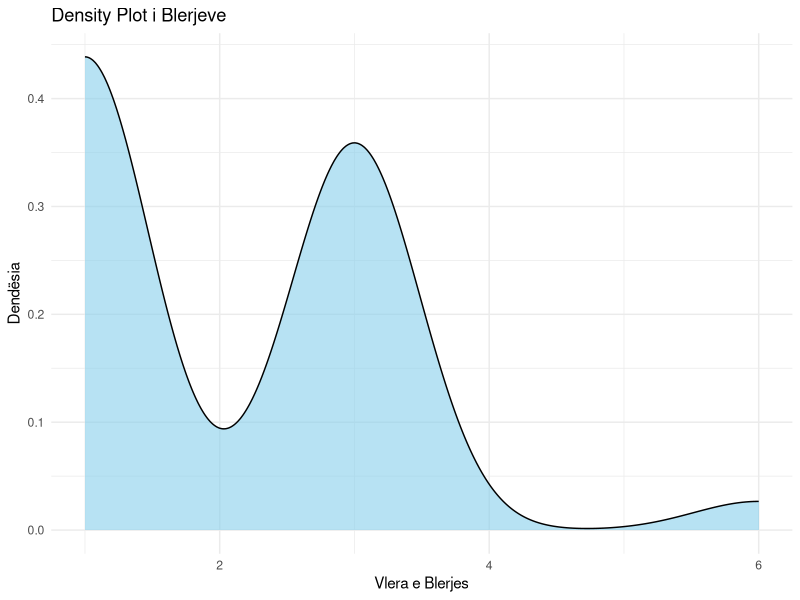
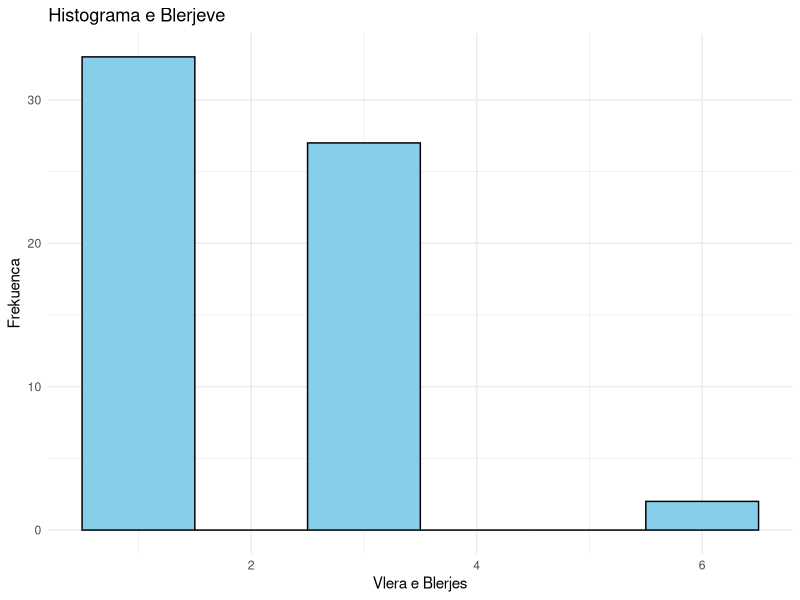
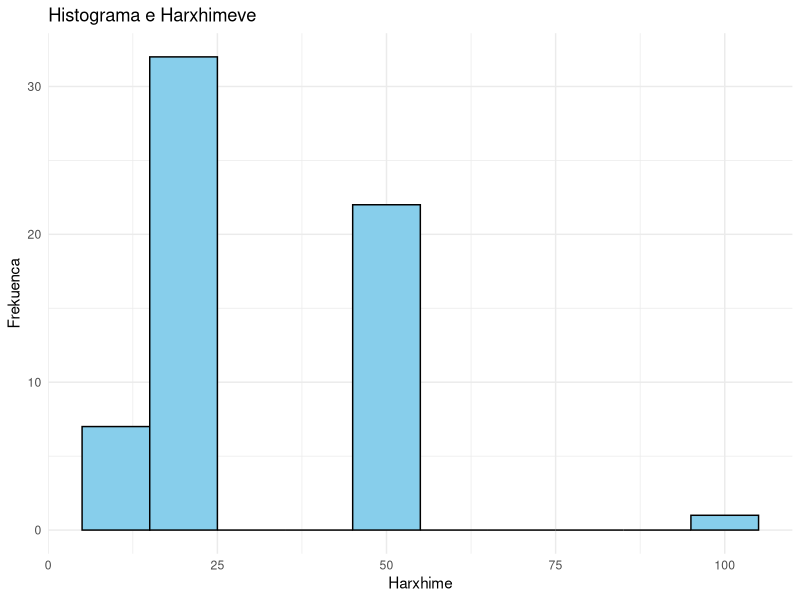
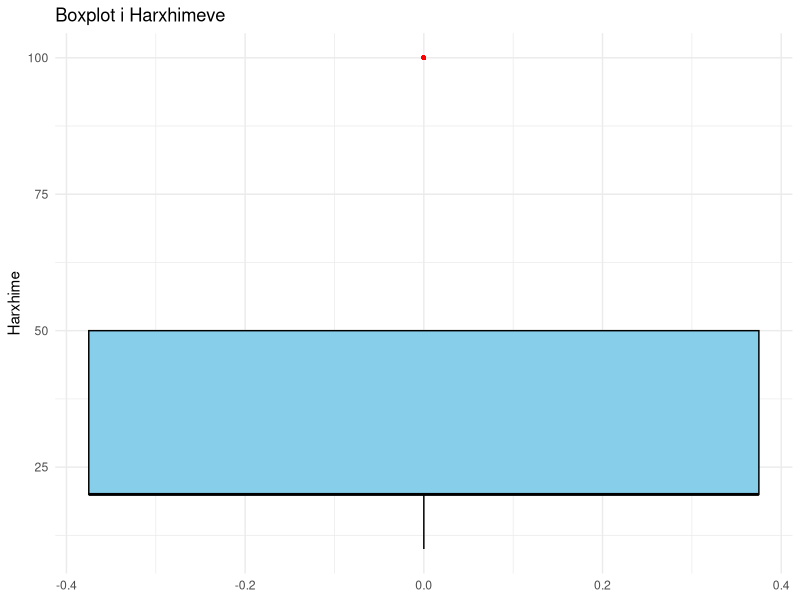
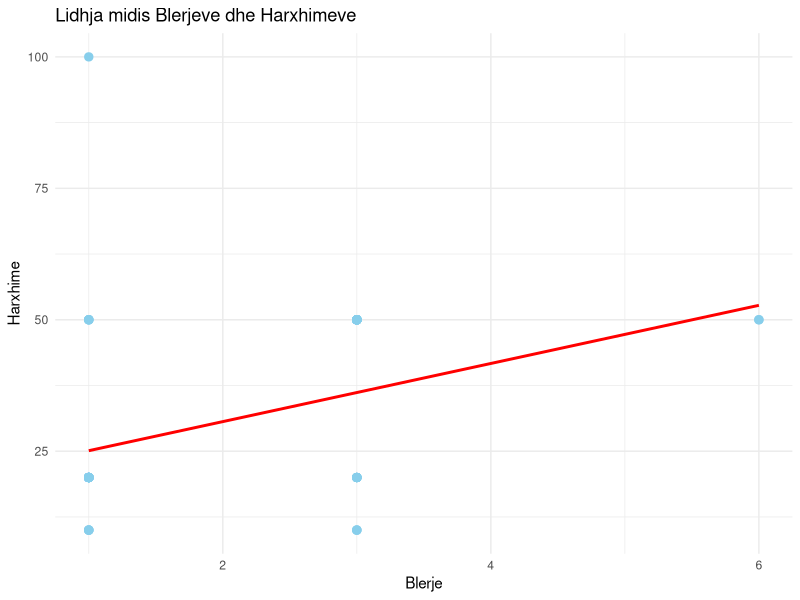
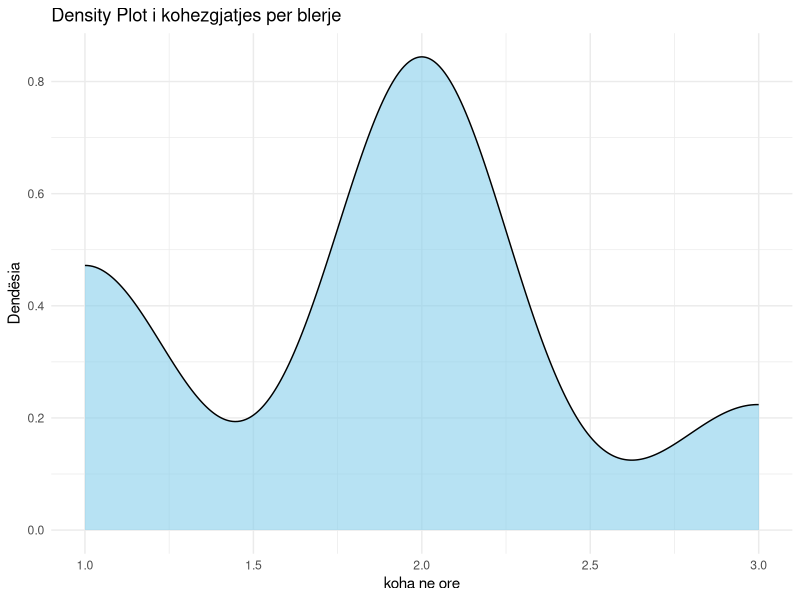
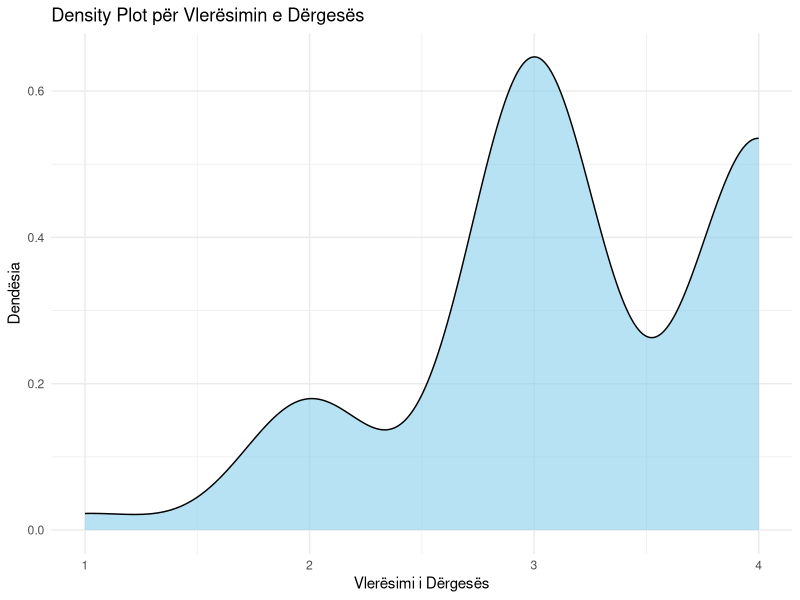
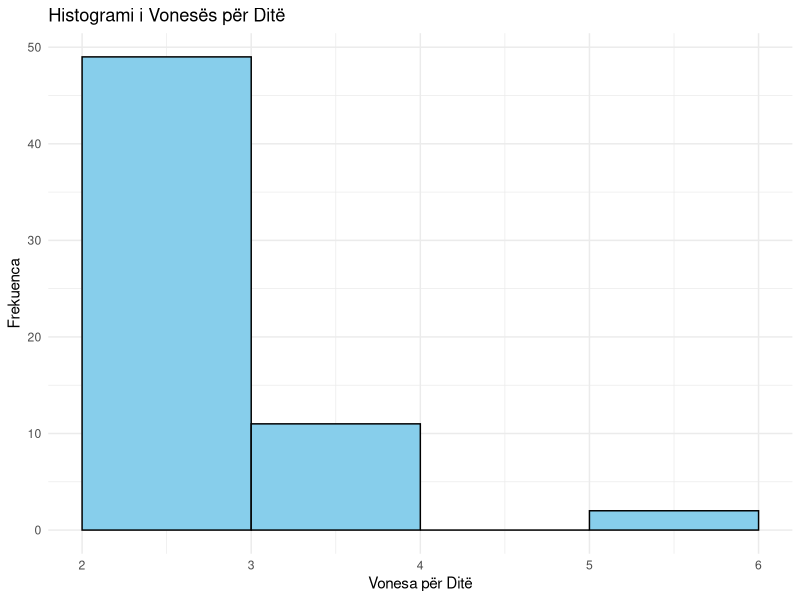

Reproduce these figures in R, in order.
## ---- chunk 1
library(tidyverse)
library(readr)
library(ggplot2)
library(dplyr)

## ---- chunk 2
BlerjetProjekt <- read.csv("BlerjetProjekt.csv")
## ---- chunk 3

blerje=BlerjetProjekt$blerje
blerje
## ---- chunk 4
summary(blerje)
## ---- chunk 5


# Krijimi i Density Plot për 'blerje'
ggplot(BlerjetProjekt, aes(x = blerje)) +
  geom_density(fill = "skyblue", color = "black", alpha = 0.6) +
  theme_minimal() +
  labs(title = "Density Plot i Blerjeve", x = "Vlera e Blerjes", y = "Dendësia")
## ---- chunk 6
ggplot(BlerjetProjekt, aes(x = blerje)) +
  geom_histogram(binwidth = 1, fill = "skyblue", color = "black") +
  theme_minimal() +
  labs(title = "Histograma e Blerjeve", x = "Vlera e Blerjes", y = "Frekuenca")
## ---- chunk 7
vlera=BlerjetProjekt$harxhime
vlera
## ---- chunk 8
summary(vlera)
## ---- chunk 9
ggplot(BlerjetProjekt, aes(x = harxhime)) +
  geom_histogram(binwidth = 10, fill = "skyblue", color = "black") +
  theme_minimal() +
  labs(title = "Histograma e Harxhimeve", x = "Harxhime", y = "Frekuenca")

vlera <- ggplot(BlerjetProjekt, aes(y = harxhime)) +
  geom_boxplot(fill = "skyblue", color = "black", outlier.shape = 16, outlier.colour = "red") + 
  labs(title = "Boxplot i Harxhimeve", y = "Harxhime") +
  theme_minimal() +
  theme(axis.title.x = element_blank()) 

print(vlera)
## ---- chunk 10
grafiku1 = ggplot(BlerjetProjekt, aes(x = blerje, y = harxhime)) +
  geom_point(color = "skyblue", size = 2.5) +  
  geom_smooth(method = "lm", se = FALSE, color = "red", linewidth = 1) + 
  labs(title = "Lidhja midis Blerjeve dhe Harxhimeve",
       x = "Blerje", y = "Harxhime") +
  theme_minimal()

grafiku1

## ---- chunk 11
kohe=BlerjetProjekt$kohe
kohe
## ---- chunk 12
summary(kohe)
## ---- chunk 13
ggplot(BlerjetProjekt, aes(x = kohe)) +
  geom_density(fill = "skyblue", color = "black", alpha = 0.6) +
  theme_minimal() +
  labs(title = "Density Plot i kohezgjatjes per blerje", x = "koha ne ore", y = "Dendësia")
## ---- chunk 14
vleresimi=BlerjetProjekt$vleresimiDergeses
vleresimi
## ---- chunk 15
summary(vleresimi)
## ---- chunk 16


library(ggplot2)

# Krijimi i Density Plot për 'vleresimiDergeses'
grafiku_vleresimi = ggplot(BlerjetProjekt, aes(x = vleresimiDergeses)) +
  geom_density(fill = "skyblue", color = "black", alpha = 0.6) +
  labs(
    title = "Density Plot për Vlerësimin e Dërgesës",
    x = "Vlerësimi i Dërgesës",
    y = "Dendësia"
  ) +
  theme_minimal()

grafiku_vleresimi

## ---- chunk 17

vonesa = BlerjetProjekt[["vonesa.dite"]]
vonesa
## ---- chunk 18
summary(vonesa)
## ---- chunk 19

# Krijimi i histogramës për variablën 'vonesa/dite'
ggplot(BlerjetProjekt, aes(x = `vonesa.dite`)) +
  geom_histogram(binwidth = 1, fill = "skyblue", color = "black", boundary = 0) +
  theme_minimal() +
  labs(
    title = "Histogrami i Vonesës për Ditë",
    x = "Vonesa për Ditë",
    y = "Frekuenca"
  )

## ---- chunk 20


# Grafik me pika për lidhjen mes 'vleresimiDergeses' dhe 'vonesa/dite'
ggplot(BlerjetProjekt, aes(x = `vleresimiDergeses`, y = `vonesa.dite`)) +
  geom_point(color = "blue", size = 3, alpha = 0.6) +
  geom_smooth(method = "lm", se = FALSE, color = "red") +
  theme_minimal() +
  labs(
    title = "Lidhja midis Vlerësimit të Dërgesës dhe Vonesës për Ditë",
    x = "Vlerësimi i Dërgesës",
    y = "Vonesa për Ditë"
  )
## ---- chunk 21
probleme=BlerjetProjekt$Problemet
probleme
## ---- chunk 22
table(probleme)
## ---- chunk 23
library(ggplot2)
library(dplyr)

# Llogaritja e frekuencave dhe përqindjeve për Problemet
problemet_data <- BlerjetProjekt %>%
  group_by(Problemet) %>%
  summarise(Nr = n()) %>%
  mutate(Perqindje = round(Nr / sum(Nr) * 100, 1),
         Label = paste0(Perqindje, "%"))  # Vetëm përqindjet

# Krijimi i Pie Chart për Problemet me përqindje jashtë
ggplot(problemet_data, aes(x = "", y = Nr, fill = factor(Problemet))) +
  geom_bar(width = 1, stat = "identity") +
  coord_polar(theta = "y") +
  theme_void() +
  geom_text(aes(label = Label), 
            position = position_stack(vjust = 0.5),
            color = "black", 
            size = 4, 
            hjust = -0.3) +  # Vendosja e përqindjeve jashtë
  labs(
    title = "Përqindjet e Problemeve",
    fill = "Problemet"
  )

## ---- chunk 24
vleresimi=BlerjetProjekt$vleresimitTregut
vleresimi
## ---- chunk 25
table(vleresimi)
## ---- chunk 26
library(ggplot2)
library(dplyr)

# Llogaritja e frekuencave dhe përqindjeve për vleresimitTregut
vleresimitTregut_data <- BlerjetProjekt %>%
  group_by(vleresimitTregut) %>%
  summarise(Nr = n()) %>%
  mutate(Perqindje = round(Nr / sum(Nr) * 100, 1),
         Label = paste0(Perqindje, "%"))  # Vetëm përqindjet

# Krijimi i Pie Chart me vetëm përqindje
ggplot(vleresimitTregut_data, aes(x = "", y = Nr, fill = factor(vleresimitTregut))) +
  geom_bar(width = 1, stat = "identity") +
  coord_polar(theta = "y") +
  theme_void() +
  geom_text(aes(label = Label), 
            position = position_stack(vjust = 0.5), 
            color = "white", 
            size = 4) +
  labs(
    title = "Përqindjet e Vlerësimit të Tregut",
    fill = "Vlerësimi i Tregut"
  )



## ---- chunk 27
komente=BlerjetProjekt$komentet
komente
## ---- chunk 28
table(komente)
## ---- chunk 29
library(ggplot2)
library(dplyr)

# Llogaritja e frekuencave dhe përqindjeve për Komentet
komentet_data <- BlerjetProjekt %>%
  group_by(komentet) %>%
  summarise(Nr = n()) %>%
  mutate(Perqindje = round(Nr / sum(Nr) * 100, 1),
         Label = paste0(Perqindje, "%"),
         komentet = tolower(komentet))  # Shkronjat e vogla

# Krijimi i Pie Chart për Komentet me përqindje jashtë
ggplot(komentet_data, aes(x = "", y = Nr, fill = factor(komentet))) +
  geom_bar(width = 1, stat = "identity") +
  coord_polar(theta = "y") +
  theme_void() +
  geom_text(aes(label = Label), 
            position = position_stack(vjust = 0.5),
            color = "black", 
            size = 4, 
            hjust = -0.3) +  # Vendosja e përqindjeve jashtë
  labs(
    title = "Përqindjet e Komentet",
    fill = "Komentet"
  )
